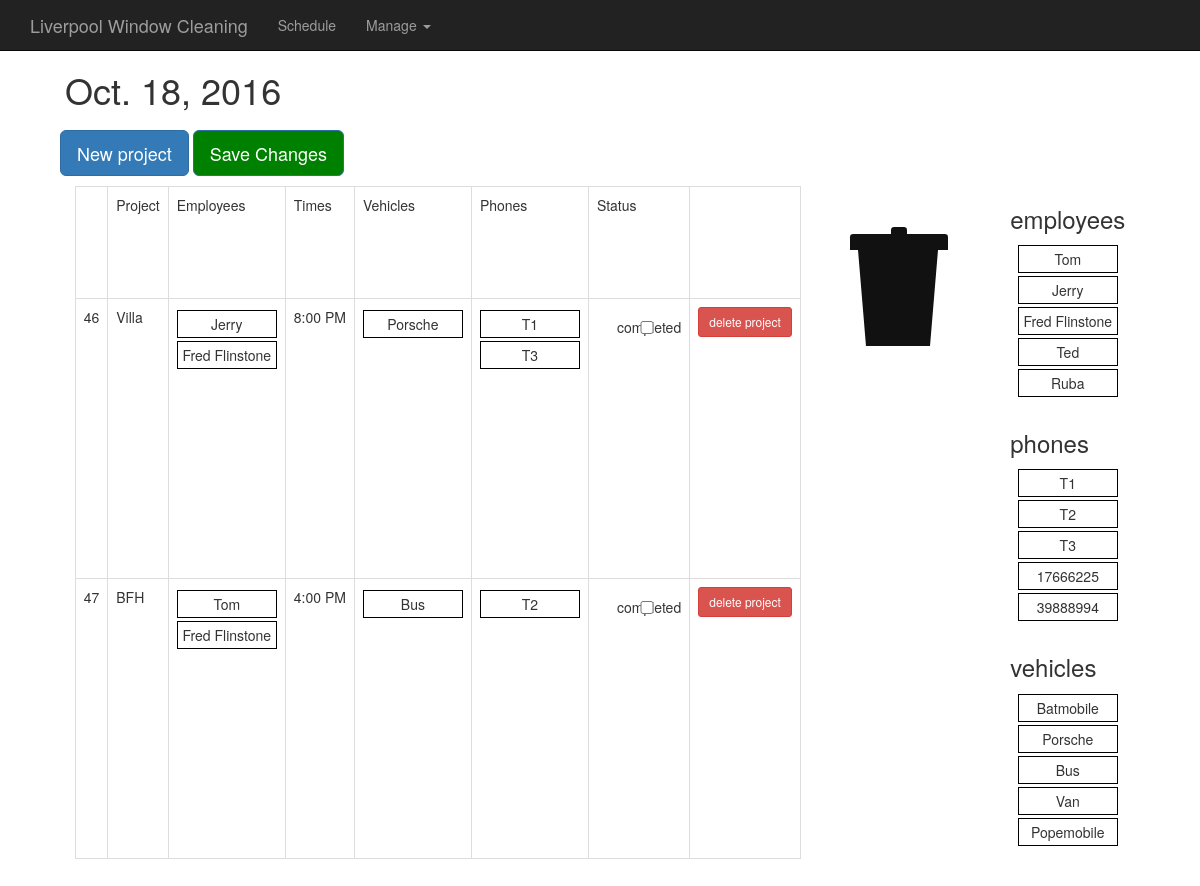
/, run on an earlier commit of the app's database.
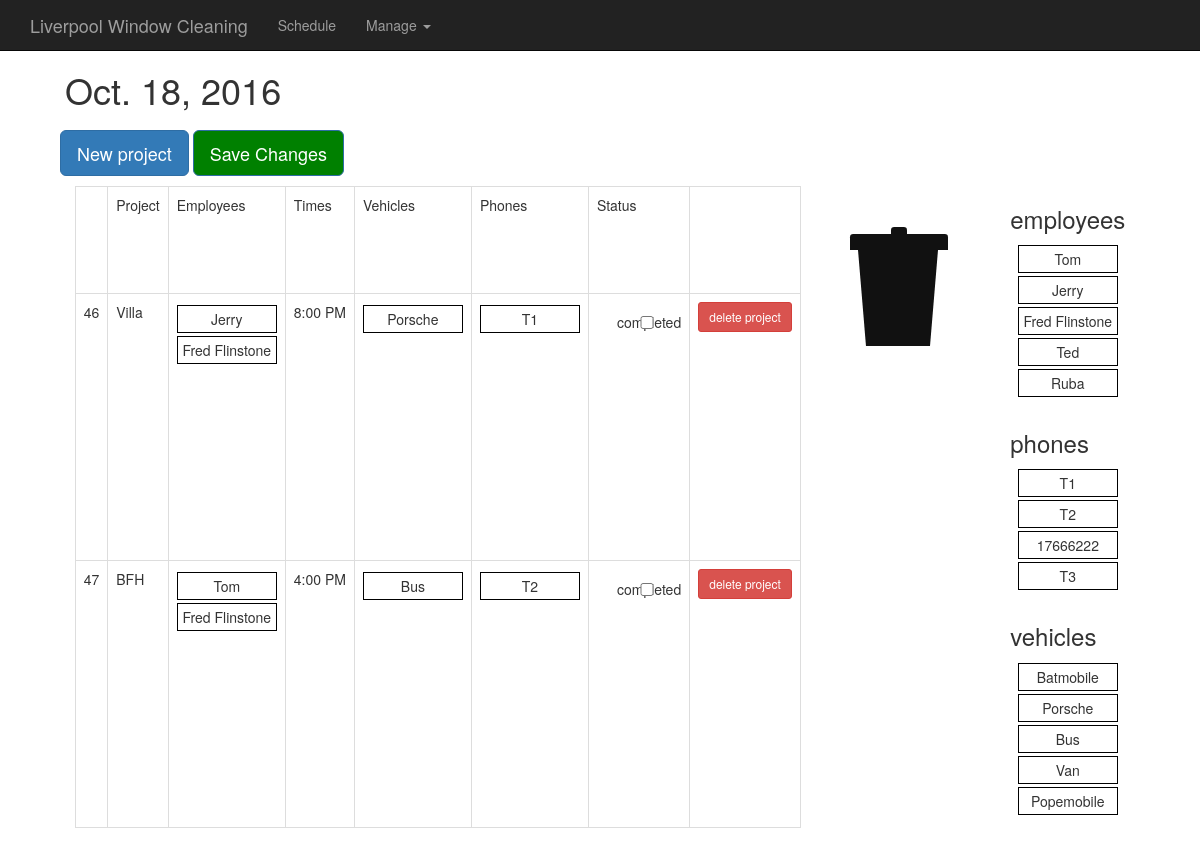
And on a later commit of the database.
### daily/models.py (models this page shows, shortened)
class Project(models.Model):
  complete = 'CMP'
  incomplete = 'INCMP'
  status_choices = (
      (complete, 'complete'),
      (incomplete, 'incomplete'),
      )
  name = models.CharField(max_length=200)
  date = models.DateField('Date', default=timezone.now().date())
  time = models.TimeField('Time', default=timezone.now().time())
  employee = models.ManyToManyField(Employee)
  phone = models.ManyToManyField(Phone)
  vehicle = models.ManyToManyField(Vehicle)
  status = models.CharField(
      max_length=5,
      choices=status_choices,
      default=incomplete
      )

class Employee(models.Model):
  name = models.CharField(max_length=100)
  category = models.ManyToManyField(Category)

class Vehicle(models.Model):
  name = models.CharField(max_length=100)

class Phone(models.Model):
  number = models.CharField(max_length=10)

### daily/views.py (the view)
# urls.py: url(r'^$', views.index, name='index'),
def index(request):
  today = timezone.now().date()
  incompletes = Project.objects.filter(status='INCMP')
  employees = Employee.objects.all()
  phones = Phone.objects.all()
  vehicles = Vehicle.objects.all()
  date = datetime.date(int(today.year), int(today.month), int(today.day))
  context = {'date': date, 'schedule': incompletes, 'date': today,
      'emp_names': employees, 'phones': phones, 'vehicles': vehicles}
  return render(request, 'daily/daily.html/', context)

### daily/templates/daily/daily.html (shortened to what this page needs)
{% extends 'daily/base.html' %}
{% load static %}
{% block content %}
      <div class="container">
      <div class="starter-template">
        <h1 id="date">{{ date }}</h1>
      </div>
    </div>
    <div id="daily-view">
        <div id="form-fields">
          <button type="button" class="btn btn-primary btn-lg" id="new-proj-button" onclick="addProject()">New project</button>
             <button type="button" class="btn btn-primary btn-lg"
              id="save-button" onclick="updateSchedule()">Save Changes</button>
        </div>
        <div class="h-box">
        <table class="table table-bordered" id="daily-table">
          <tbody>
            <tr>
              <td>  </td>
              <td>Project</td>
              <td>Employees</td>
              <td>Times</td>
              <td>Vehicles</td>
              <td>Phones</td>
              <td>Status </td>
              <td></td>
            </tr>
            {% for project in schedule.all %}
            <tr id={{ project.id }} class ="project">
              <td>{{ project.id }}</td>
              <td class="name-td">{{ project.name }}</td>
              <td>
                <ol class='sortable_with_drop employee_list'>
                  {% for emp in project.employee.all %}
                  <li class="flex-li employee">{{ emp.name }}</li>
                  {% endfor %}
                </ol>
              </td>
              <td class="time-td"><span>{{project.time|time:"g:i A"}}<span></td>
              <td>
                <ol class='sortable_with_drop vehicle_list'>
                  {% for v in project.vehicle.all %}
                  <li class="flex-li vehicle">{{ v.name }}</li>
                  {% endfor %}
                </ol>
              </td>
              <td>
                <ol class='sortable_with_drop phone_list'>
                  {% for tel in project.phone.all %}
                  <li class="flex-li telephone">{{ tel.number }}</li>
                  {% endfor %}
                </ol>
              </td>
              <td>
                <div class="checkbox">
                  <label>
                    <input type="checkbox" class="chk-box"> completed
                  </label>
                </div>
              </td>
              <td>
                <button type="button" class="btn btn-sm btn-danger
                  delete">delete project</button>
              </td>
              {% endfor %}
            </tbody>
          </table>
          <ol class='trash employee_trash'>
            <li>
                <div class="lid"></div>
                <div class="lidcap"></div>
                <div class="bin"></div>
              </li>
            </ol>
          <div class="v-box" id="sources">
            <h3>employees</h3>
            <ol class='sortable_with_no_drop' id="emps-source">
              {% for emp in emp_names.all %}
              <li class="flex-li employee">{{ emp.name }}</li>
              {% endfor %}
            </ol>
            <h3>phones</h3>
            <ol class='sortable_with_no_drop' id="phones-source">
              {% for phone in phones.all %}
              <li class="flex-li telephone">{{ phone.number }}</li>
              {% endfor %}
            </ol>
            <h3>vehicles</h3>
            <ol class='sortable_with_no_drop' id="vehicles-source">
              {% for v in vehicles.all %}
              <li class="flex-li vehicle">{{ v.name }}</li>
              {% endfor %}
            </ol>
          </div>
        </div>
      </div>
    </body>
    {% endblock %}

What changed in the data, as far as the page shows it:
removed Phone: number "T3"
removed Phone: number "17666225", shown under "phones"
removed Phone: number "39888994", shown under "phones"
added Phone: number "17666222", shown under "phones"
added Phone: number "T3", shown under "phones"
